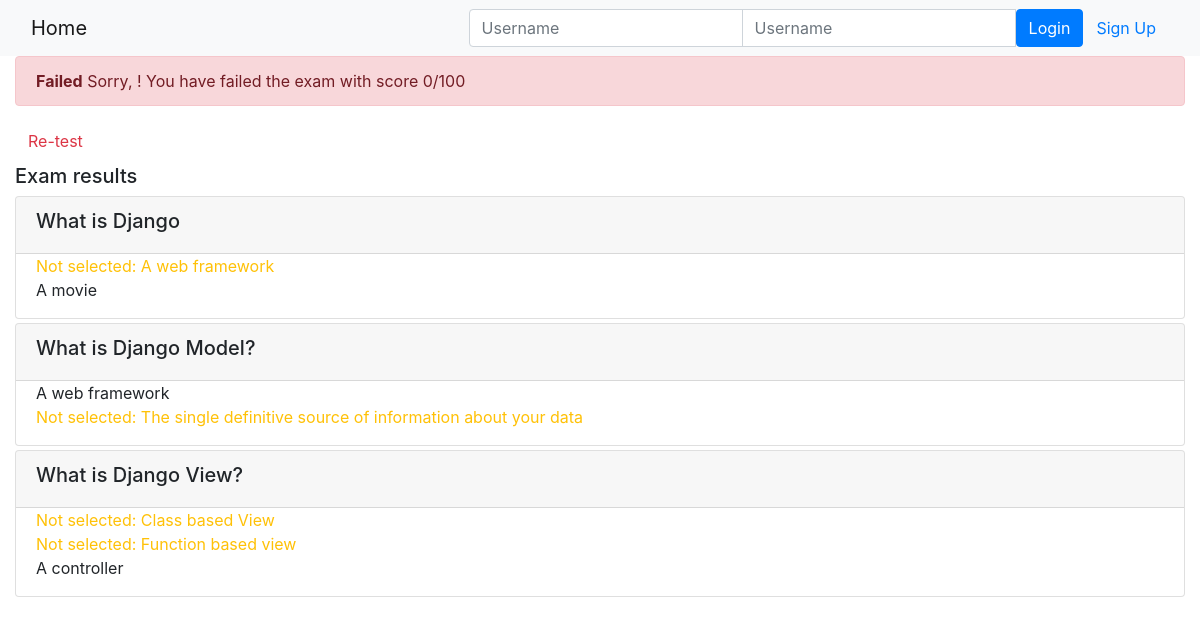
Page /onlinecourse/course/1/submission/1/result/ on the committed database.
### onlinecourse/models.py (models this page shows, shortened)
class Question(models.Model):
    lesson_id = models.ForeignKey(Lesson, on_delete=models.CASCADE)
    questions = models.ManyToManyField(Course)
    grade = models.IntegerField(default=0)
    question_content = models.TextField()

class Choice(models.Model):
    choice_content = models.TextField()
    is_correct = models.BooleanField()
    question = models.ForeignKey(Question, on_delete=models.CASCADE)

### onlinecourse/views.py (the view)
# urls.py: path('course/<int:course_id>/submission/<int:submission_id>/result/', views.show_exam_result, name='show_exam_result'),
def show_exam_result(request, course_id, submission_id):
    context = {}
    course = get_object_or_404(Course, pk=course_id)
    submission = Submission.objects.get(id=submission_id)
    choices = submission.choices.all()
    total_score = 0
    for choice in choices:
        if choice.is_correct:
            total_score += choice.question.grade
    context['course'] = course
    context['grade'] = total_score
    context['choices'] = choices
    return render(request, 'onlinecourse/exam_result_bootstrap.html', context)

### onlinecourse/templates/onlinecourse/exam_result_bootstrap.html (shortened to what this page needs)
<!DOCTYPE html>
<html lang="en">
<head>
    {% load static %}
    <link rel="stylesheet" href="https://maxcdn.bootstrapcdn.com/bootstrap/4.5.2/css/bootstrap.min.css">
</head>
<body>
 <nav class="navbar navbar-light bg-light">
    <div class="container-fluid">
        <div class="navbar-header">
              <a class="navbar-brand" href="{% url 'onlinecourse:index' %}">Home</a>
        </div>
        <ul class="nav navbar-nav navbar-right">
            {% if user.is_authenticated %}
            <li>
                <a class="btn btn-link" href="#">{{ user.first_name }}({{ user.username }})</a>
                <a class="btn btn-link" href="{% url 'onlinecourse:logout' %}">Logout</a>
            </li>
            {% else %}
            <li>
                <form class="form-inline" action="{% url 'onlinecourse:login' %}" method="post">
                    <div class="input-group">
                        <input type="text" class="form-control" placeholder="Username" name="username" >
                        <input type="password" class="form-control" placeholder="Username" name="psw" >
                        <button class="btn btn-primary" type="submit">Login</button>
                        <a class="btn btn-link" href="{% url 'onlinecourse:registration' %}">Sign Up</a>
                    </div>
                </form>
            </li>
            {% endif %}
        </ul>
    </div>
</nav>
<div class="container-fluid">
    {% if grade >= 80 %}
    <div class="alert alert-success">
        <b>Congratulations, {{ user.first_name }}!</b> You have passed the exam and completed the course with score {{ grade }}/100
    </div>
    {% else %}
    <div class="alert alert-danger">
        <b>Failed</b> Sorry, {{ user.first_name }}! You have failed the exam with score {{ grade }}/100
    </div>
    <a class="btn btn-link text-danger" href="{% url 'onlinecourse:course_details' course.id %}">Re-test</a>
    {% endif %}
    <div class="card-columns-vertical mt-1">
        <h5 class="">Exam results</h5>
        {% for question in course.question_set.all %}
        <div class="card mt-1">
            <div class="card-header"><h5>{{ question.question_content }}</h5></div>
            <div class="form-group">
                {% for choice in question.choice_set.all %}
                <div class="form-check">
                    {% if choice.is_correct and choice in choices %}
                    <div class="text-success">Correct answer: {{ choice.choice_content }}</div>
                    {% else %}{% if choice.is_correct and not choice in choices %}
                    <div class="text-warning">Not selected: {{ choice.choice_content }}</div>
                    {% else %}{% if not choice.is_correct and choice in choices %}
                    <div class="text-danger">Wrong answer: {{ choice.choice_content }}</div>
                    {% else %}
                    <div>{{ choice.choice_content }}</div>
                    {% endif %}{% endif %}{% endif %}
                </div>
                {% endfor %}
            </div>
        </div>
        {% endfor %}
    </div>
</div>
</body>
</html>

### rows in the picture
Question: question_content "What is Django"
Choice: choice_content "A web framework"
Choice: choice_content "A movie"
Question: question_content "What is Django Model?"
Choice: choice_content "A web framework"
Choice: choice_content "The single definitive source of information about your data"
Question: question_content "What is Django View?"
Choice: choice_content "Class based View"
Choice: choice_content "Function based view"
Choice: choice_content "A controller"

### other values in the picture
{{ grade }} "0"
